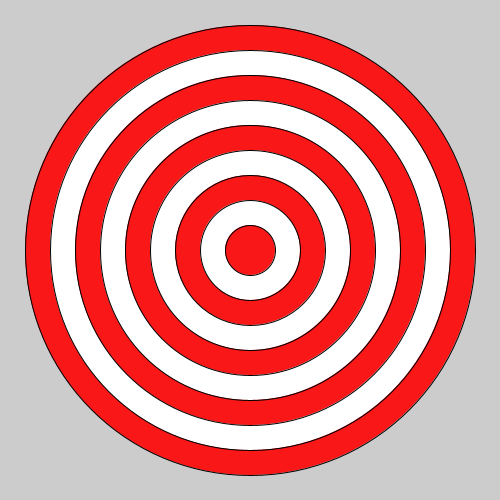
Frame 1 (no input)
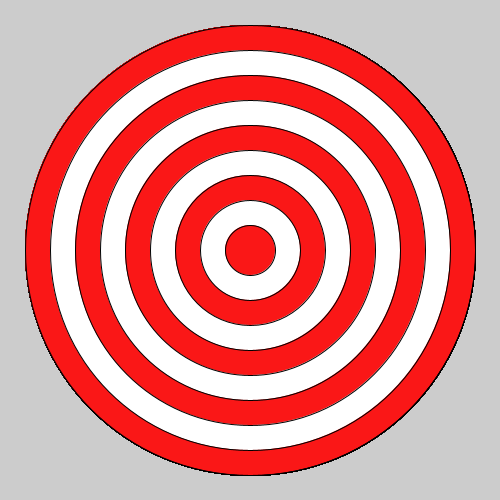
Frame 60 (the mouse pressed at the canvas centre just before this capture)
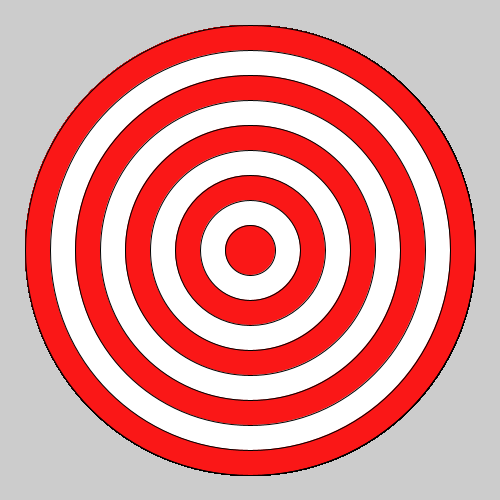
Frame 120 (the mouse held since frame 60 and released just before this capture)

The Processing sketch that drew these frames (run headless with seeded random() and noise(); from frame 60 on, the mouse is pressed at the canvas centre):

// Processing sketch: bullseye
// ── bullseye.pde

void setup() {
 
  // set the size of your sketch
  size(500, 500);
}

void draw() {
  
  //Starting with the largest ellipse, use a for loop to draw a bullseye with ellipses.
  int a = 500;
  for(int i = 0; i < 9; i++){
    a = a - 50;
    if(i % 2 == 0){
      fill(#FA1717);
      ellipse(250, 250, a, a);
    }
    else{
      fill(#FFFFFF);
      ellipse(250, 250, a, a);
    }
}
  
  //Use an if statement and modulo to alternate the color of your rings.
  
  
}
